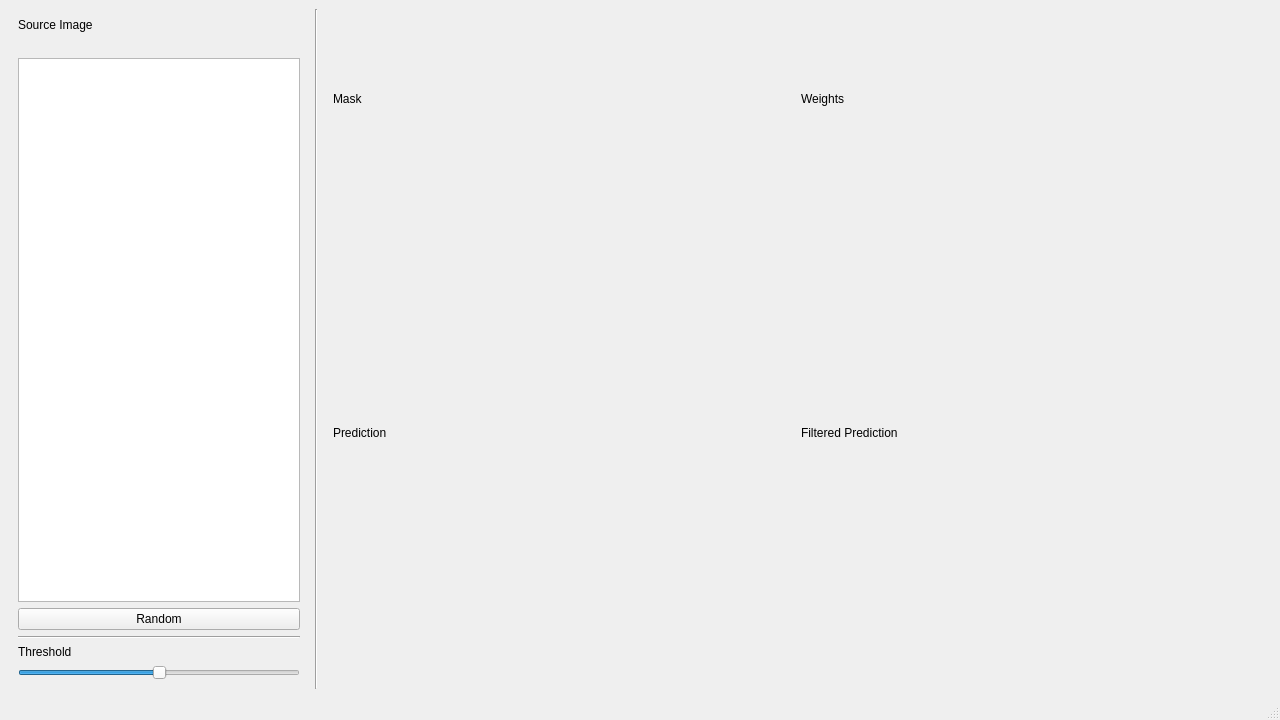
<?xml version="1.0" encoding="UTF-8"?>
<ui version="4.0">
 <class>MainWindow</class>
 <widget class="QMainWindow" name="MainWindow">
  <property name="geometry">
   <rect>
    <x>0</x>
    <y>0</y>
    <width>1280</width>
    <height>720</height>
   </rect>
  </property>
  <property name="windowTitle">
   <string>Cell Counter</string>
  </property>
  <widget class="QWidget" name="centralwidget">
   <layout class="QHBoxLayout" name="horizontalLayout">
    <item>
     <widget class="QWidget" name="left_panel" native="true">
      <property name="maximumSize">
       <size>
        <width>300</width>
        <height>16777215</height>
       </size>
      </property>
      <layout class="QVBoxLayout" name="verticalLayout">
       <item>
        <widget class="QLabel" name="label_2">
         <property name="text">
          <string>Source Image</string>
         </property>
        </widget>
       </item>
       <item>
        <widget class="QLabel" name="source_img_display">
         <property name="text">
          <string/>
         </property>
         <property name="alignment">
          <set>Qt::AlignCenter</set>
         </property>
        </widget>
       </item>
       <item>
        <widget class="QListView" name="img_list"/>
       </item>
       <item>
        <widget class="QPushButton" name="random_img_button">
         <property name="text">
          <string>Random</string>
         </property>
        </widget>
       </item>
       <item>
        <widget class="Line" name="line_2">
         <property name="orientation">
          <enum>Qt::Horizontal</enum>
         </property>
        </widget>
       </item>
       <item>
        <widget class="QLabel" name="label">
         <property name="text">
          <string>Threshold</string>
         </property>
        </widget>
       </item>
       <item>
        <widget class="QSlider" name="threshold_slider">
         <property name="minimum">
          <number>1</number>
         </property>
         <property name="maximum">
          <number>99</number>
         </property>
         <property name="pageStep">
          <number>10</number>
         </property>
         <property name="value">
          <number>50</number>
         </property>
         <property name="sliderPosition">
          <number>50</number>
         </property>
         <property name="orientation">
          <enum>Qt::Horizontal</enum>
         </property>
         <property name="invertedAppearance">
          <bool>false</bool>
         </property>
        </widget>
       </item>
      </layout>
     </widget>
    </item>
    <item>
     <widget class="Line" name="line">
      <property name="orientation">
       <enum>Qt::Vertical</enum>
      </property>
     </widget>
    </item>
    <item>
     <widget class="QWidget" name="right_panel" native="true">
      <layout class="QGridLayout" name="gridLayout">
       <item row="0" column="0">
        <widget class="QLabel" name="label_3">
         <property name="text">
          <string>Mask</string>
         </property>
        </widget>
       </item>
       <item row="1" column="0">
        <widget class="QLabel" name="mask_img_display">
         <property name="text">
          <string/>
         </property>
         <property name="alignment">
          <set>Qt::AlignCenter</set>
         </property>
        </widget>
       </item>
       <item row="0" column="1">
        <widget class="QLabel" name="label_4">
         <property name="text">
          <string>Weights</string>
         </property>
        </widget>
       </item>
       <item row="1" column="1">
        <widget class="QLabel" name="weight_img_display">
         <property name="text">
          <string/>
         </property>
         <property name="alignment">
          <set>Qt::AlignCenter</set>
         </property>
        </widget>
       </item>
       <item row="2" column="0">
        <widget class="QLabel" name="label_5">
         <property name="text">
          <string>Prediction</string>
         </property>
        </widget>
       </item>
       <item row="3" column="0">
        <widget class="QLabel" name="prediction_img_display">
         <property name="text">
          <string/>
         </property>
         <property name="alignment">
          <set>Qt::AlignCenter</set>
         </property>
        </widget>
       </item>
       <item row="2" column="1">
        <widget class="QLabel" name="label_6">
         <property name="text">
          <string>Filtered Prediction</string>
         </property>
        </widget>
       </item>
       <item row="3" column="1">
        <widget class="QLabel" name="filtered_prediction_img_display">
         <property name="text">
          <string/>
         </property>
         <property name="alignment">
          <set>Qt::AlignCenter</set>
         </property>
        </widget>
       </item>
      </layout>
     </widget>
    </item>
   </layout>
  </widget>
  <widget class="QMenuBar" name="menubar">
   <property name="geometry">
    <rect>
     <x>0</x>
     <y>0</y>
     <width>1280</width>
     <height>21</height>
    </rect>
   </property>
  </widget>
  <widget class="QStatusBar" name="statusbar"/>
 </widget>
 <resources/>
 <connections/>
</ui>
